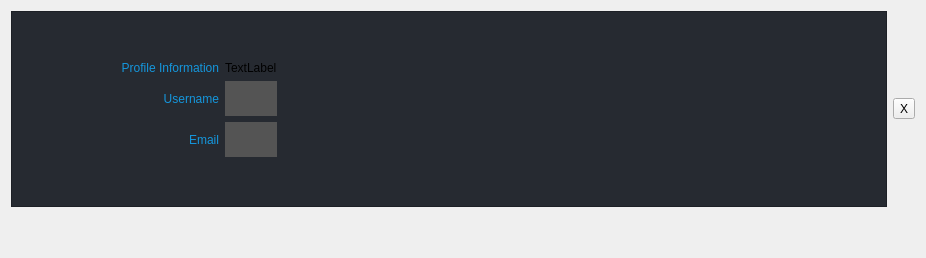
          <widget class="QWidget" name="stackedPage_Settings">
           <layout class="QGridLayout" name="gridLayout_12">
            <item row="0" column="0">
             <widget class="QFrame" name="frame_4">
              <property name="styleSheet">
               <string notr="true">background-color: rgba(38,42,49);</string>
              </property>
              <property name="frameShape">
               <enum>QFrame::StyledPanel</enum>
              </property>
              <property name="frameShadow">
               <enum>QFrame::Raised</enum>
              </property>
              <layout class="QGridLayout" name="gridLayout_7">
               <item row="4" column="1">
                <spacer name="verticalSpacer_24">
                 <property name="orientation">
                  <enum>Qt::Vertical</enum>
                 </property>
                 <property name="sizeType">
                  <enum>QSizePolicy::Maximum</enum>
                 </property>
                 <property name="sizeHint" stdset="0">
                  <size>
                   <width>20</width>
                   <height>40</height>
                  </size>
                 </property>
                </spacer>
               </item>
               <item row="2" column="0">
                <spacer name="horizontalSpacer_11">
                 <property name="orientation">
                  <enum>Qt::Horizontal</enum>
                 </property>
                 <property name="sizeType">
                  <enum>QSizePolicy::Maximum</enum>
                 </property>
                 <property name="sizeHint" stdset="0">
                  <size>
                   <width>100</width>
                   <height>20</height>
                  </size>
                 </property>
                </spacer>
               </item>
               <item row="2" column="1">
                <widget class="QLabel" name="label_4">
                 <property name="maximumSize">
                  <size>
                   <width>100</width>
                   <height>16777215</height>
                  </size>
                 </property>
                 <property name="styleSheet">
                  <string notr="true">color:rgba(20,150,220);
</string>
                 </property>
                 <property name="text">
                  <string>Username</string>
                 </property>
                 <property name="alignment">
                  <set>Qt::AlignRight|Qt::AlignTrailing|Qt::AlignVCenter</set>
                 </property>
                </widget>
               </item>
               <item row="3" column="2">
                <widget class="QLabel" name="settings_email">
                 <property name="minimumSize">
                  <size>
                   <width>0</width>
                   <height>35</height>
                  </size>
                 </property>
                 <property name="maximumSize">
                  <size>
                   <width>16777215</width>
                   <height>35</height>
                  </size>
                 </property>
                 <property name="styleSheet">
                  <string notr="true">background-color: #545454;
color:white;
border-style:none;</string>
                 </property>
                 <property name="text">
                  <string/>
                 </property>
                </widget>
               </item>
               <item row="3" column="3">
                <spacer name="horizontalSpacer_12">
                 <property name="orientation">
                  <enum>Qt::Horizontal</enum>
                 </property>
                 <property name="sizeType">
                  <enum>QSizePolicy::Maximum</enum>
                 </property>
                 <property name="sizeHint" stdset="0">
                  <size>
                   <width>600</width>
                   <height>20</height>
                  </size>
                 </property>
                </spacer>
               </item>
               <item row="1" column="1">
                <widget class="QLabel" name="label_5">
                 <property name="styleSheet">
                  <string notr="true">color:rgba(20,150,220);
</string>
                 </property>
                 <property name="text">
                  <string>Profile Information</string>
                 </property>
                 <property name="alignment">
                  <set>Qt::AlignRight|Qt::AlignTrailing|Qt::AlignVCenter</set>
                 </property>
                </widget>
               </item>
               <item row="3" column="1">
                <widget class="QLabel" name="label_6">
                 <property name="maximumSize">
                  <size>
                   <width>100</width>
                   <height>16777215</height>
                  </size>
                 </property>
                 <property name="styleSheet">
                  <string notr="true">color:rgba(20,150,220);
</string>
                 </property>
                 <property name="text">
                  <string>Email</string>
                 </property>
                 <property name="alignment">
                  <set>Qt::AlignRight|Qt::AlignTrailing|Qt::AlignVCenter</set>
                 </property>
                </widget>
               </item>
               <item row="1" column="2">
                <widget class="QLabel" name="label_7">
                 <property name="text">
                  <string>TextLabel</string>
                 </property>
                </widget>
               </item>
               <item row="0" column="1">
                <spacer name="verticalSpacer_14">
                 <property name="orientation">
                  <enum>Qt::Vertical</enum>
                 </property>
                 <property name="sizeType">
                  <enum>QSizePolicy::Maximum</enum>
                 </property>
                 <property name="sizeHint" stdset="0">
                  <size>
                   <width>20</width>
                   <height>40</height>
                  </size>
                 </property>
                </spacer>
               </item>
               <item row="2" column="2">
                <widget class="QLabel" name="settings_username">
                 <property name="minimumSize">
                  <size>
                   <width>0</width>
                   <height>35</height>
                  </size>
                 </property>
                 <property name="maximumSize">
                  <size>
                   <width>16777215</width>
                   <height>35</height>
                  </size>
                 </property>
                 <property name="styleSheet">
                  <string notr="true">background-color: #545454;
color:white;
border-style:none;</string>
                 </property>
                 <property name="text">
                  <string/>
                 </property>
                </widget>
               </item>
              </layout>
             </widget>
            </item>
            <item row="1" column="0">
             <spacer name="verticalSpacer_25">
              <property name="orientation">
               <enum>Qt::Vertical</enum>
              </property>
              <property name="sizeHint" stdset="0">
               <size>
                <width>20</width>
                <height>40</height>
               </size>
              </property>
             </spacer>
            </item>
            <item row="0" column="2">
             <widget class="QToolButton" name="exit_settings_button">
              <property name="text">
               <string>X</string>
              </property>
             </widget>
            </item>
           </layout>
          </widget>
